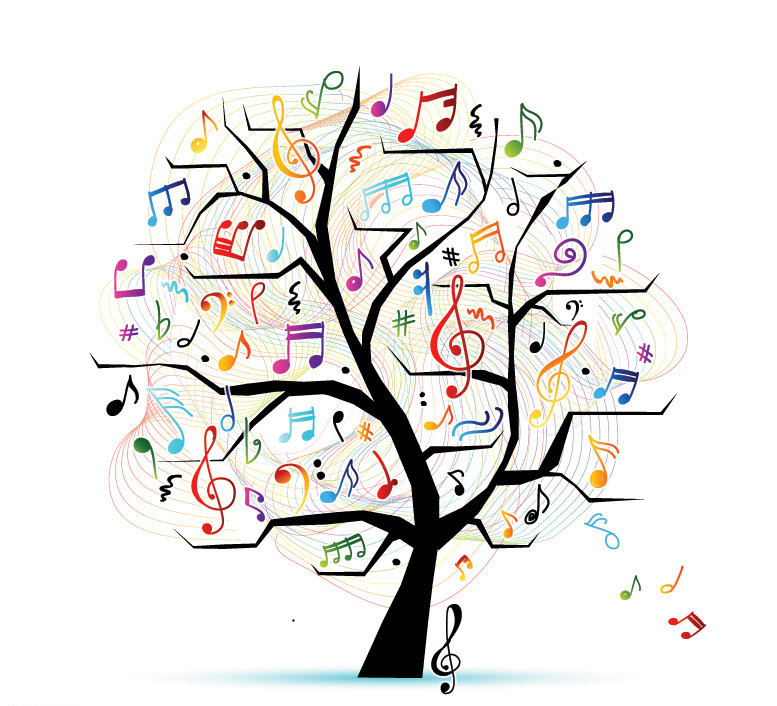
#> input picture 002day/musictreecut.jpg, 777 x 706 px
$ python 002.py
#> lines starting #> are read from the running program, lines starting #| are printed output that depends on the picture
#> further down, src is the input picture: shape (706, 777, 3); mean B, G, R 226.8, 229.4, 231.3
# -*- coding:utf-8 -*-
import cv2 as cv
import numpy as np


# [13 lines left out: function access_pixels, not called in this run]


def inverse(image):
    det = cv.bitwise_not(image)
    cv.imshow('music', det)


# [28 lines left out: function create_image, not called in this run]


def color_space_transfrom(image):
    # 色彩空间之间的转化
    gray = cv.cvtColor(image, cv.COLOR_BGR2GRAY)
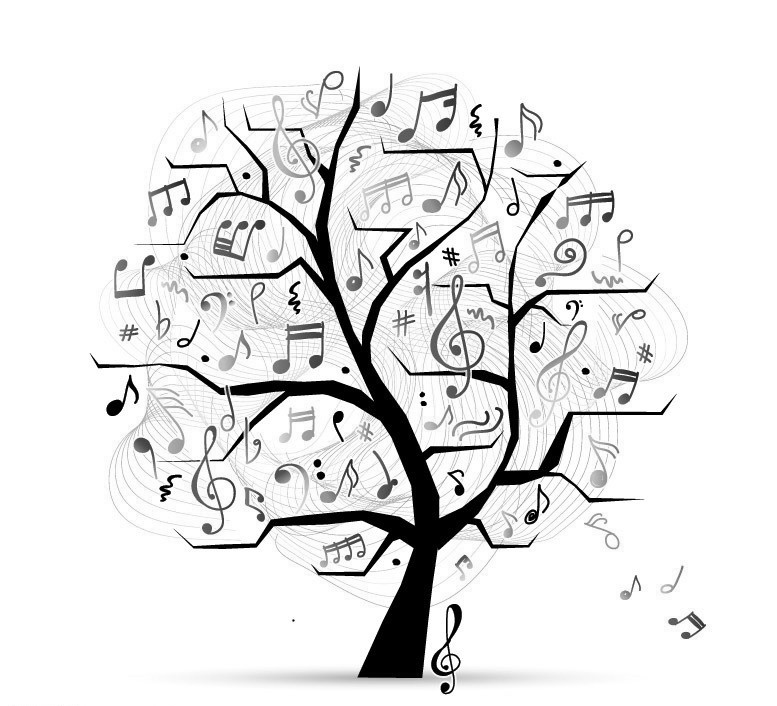
#> gray: shape (706, 777); min 0, max 255, mean 229.7
    cv.imshow('gray', gray)
    cv.imwrite('./grayimage.png', gray)

    hsv = cv.cvtColor(image, cv.COLOR_BGR2HSV)
#> hsv: shape (706, 777, 3); mean H, S, V 27.1, 16.6, 234.5
    cv.imshow('hsv', hsv)
    cv.imwrite('./hsvimage.png', hsv)

    yuv = cv.cvtColor(image, cv.COLOR_BGR2YUV)
#> yuv: shape (706, 777, 3); mean of channels 0, 1, 2 229.7, 126.6, 129.4
    cv.imshow('yuv', yuv)
    cv.imwrite('./yuvimage.png', yuv)

    ycrcb = cv.cvtColor(image, cv.COLOR_BGR2YCrCb)
#> ycrcb: shape (706, 777, 3); mean of channels 0, 1, 2 229.7, 129.2, 126.4
    cv.imshow('ycrcb', ycrcb)
    cv.imwrite('./yrcbimage.png', ycrcb)

    hls = cv.cvtColor(image, cv.COLOR_BGR2HLS)
#> hls: shape (706, 777, 3); mean of channels 0, 1, 2 27.2, 229.1, 66.9
    cv.imshow('hls', hls)
    cv.imwrite('./hlsimage.png', hls)


src = cv.imread('musictreecut.jpg')
cv.namedWindow('music', cv.WINDOW_AUTOSIZE)
# cv.imshow('music', src)
t1 = cv.getTickCount()
# access_pixels(src)
# create_image()
# inverse(src)
color_space_transfrom(src)
t2 = cv.getTickCount()
print('Time: %f ms' % ((t2 - t1) / cv.getTickFrequency()))
cv.waitKey(0)
cv.destroyAllWindows()
